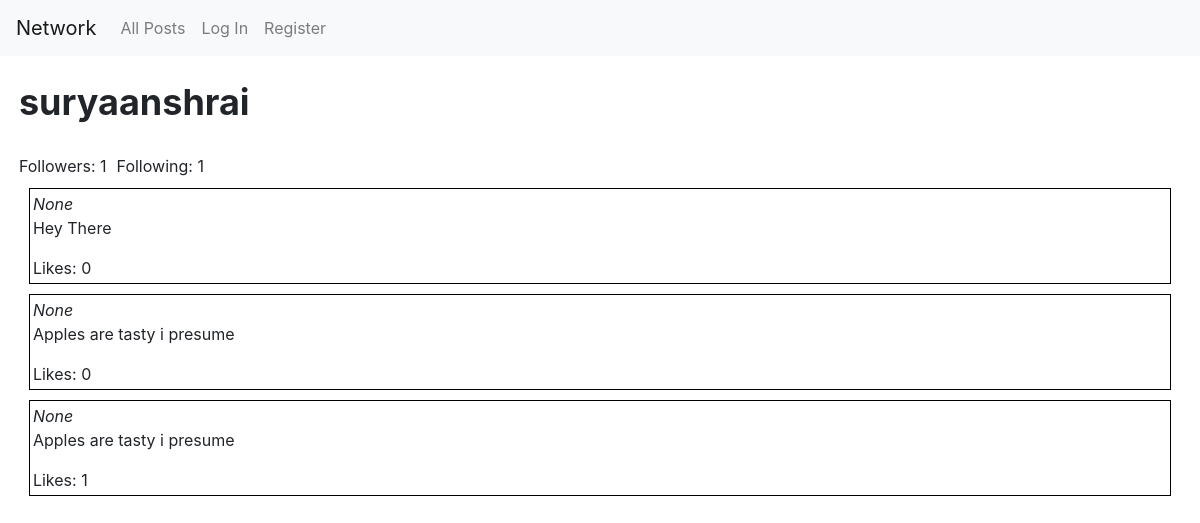
/user/suryaanshrai, run on an earlier commit of the app's database.
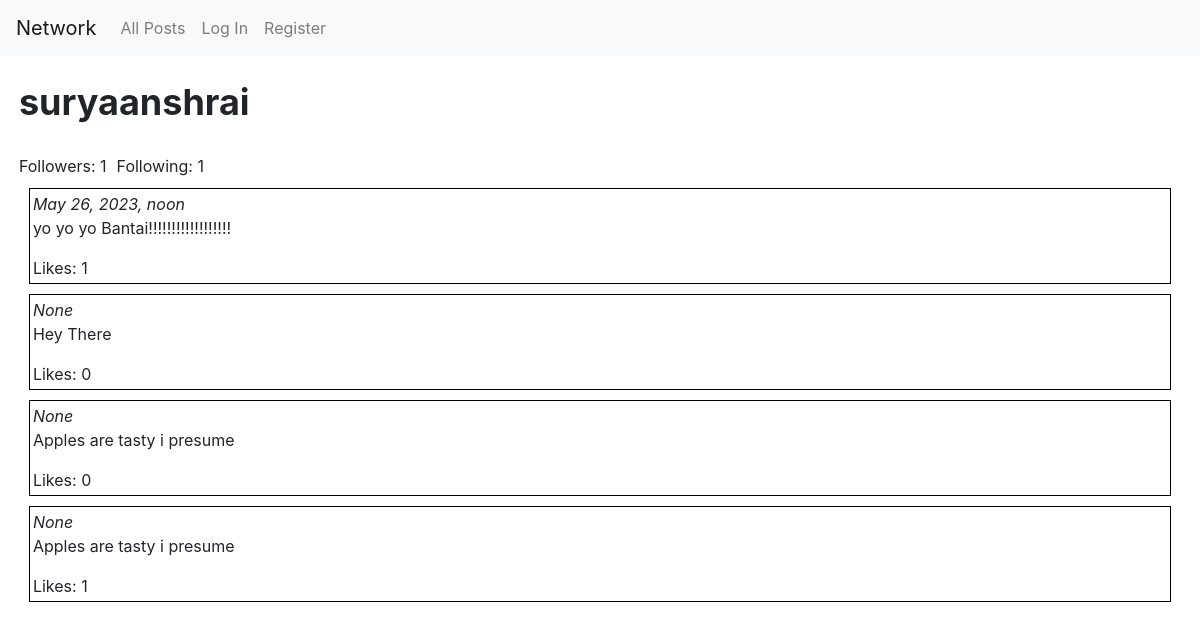
And on a later commit of the database.
### network/models.py (models this page shows, shortened)
class Posts(models.Model):
    poster = models.ForeignKey(User, on_delete=models.CASCADE, related_name="posts")
    content = models.TextField(max_length=256)
    time = models.DateTimeField(default=datetime.now())

### network/views.py (the view)
# urls.py: path("user/<str:username>", views.userpage, name="userpage"),
def userpage(request, username):
    user = User.objects.get(username=username)
    allposts = list(Posts.objects.filter(poster=user).values())
    for post in allposts:
        post['likecount']=len(Like.objects.filter(post_id=post['id']))
        liked=[1]
        if len(liked) == 0:
            post['liked'] = False
        else:
            post['liked'] = True
    allposts.reverse()
    follower = len(user.followers.all())
    following = len(user.following.all())
    try:
        Follower.objects.get(follower=User.objects.get(username=request.user.username), following=User.objects.get(username=username))
        follow_status = True
    except:
        follow_status = False
    return render(request, "network/userpage.html", {
        "username":username,
        "posts":allposts,
        "followers":follower,
        "following": following,
        "follow_status":follow_status
    })

### network/templates/network/userpage.html (shortened to what this page needs)
{% extends "network/layout.html" %}
{% load static %}
{% block body %}
    <div id="UserBody">
        <div id="username">
            {{username}}
        </div>
        <div id="belowFollowButton">
            <div>Followers: {{followers}}</div> <div>Following: {{following}}</div>
        </div>
        <div>
            {% for post in posts %}
            <div class="post">
                <i>{{post.time}}</i>
                <p>{{post.content}} </p>
                Likes: {{post.likecount}}
            </div>
            {% endfor %}
        </div>
    </div>
{% endblock %}

What changed in the data, as far as the page shows it:
added Posts: time "May 26, 2023, noon", content "yo yo yo Bantai!!!!!!!!!!!!!!!!!!", likecount "1"
